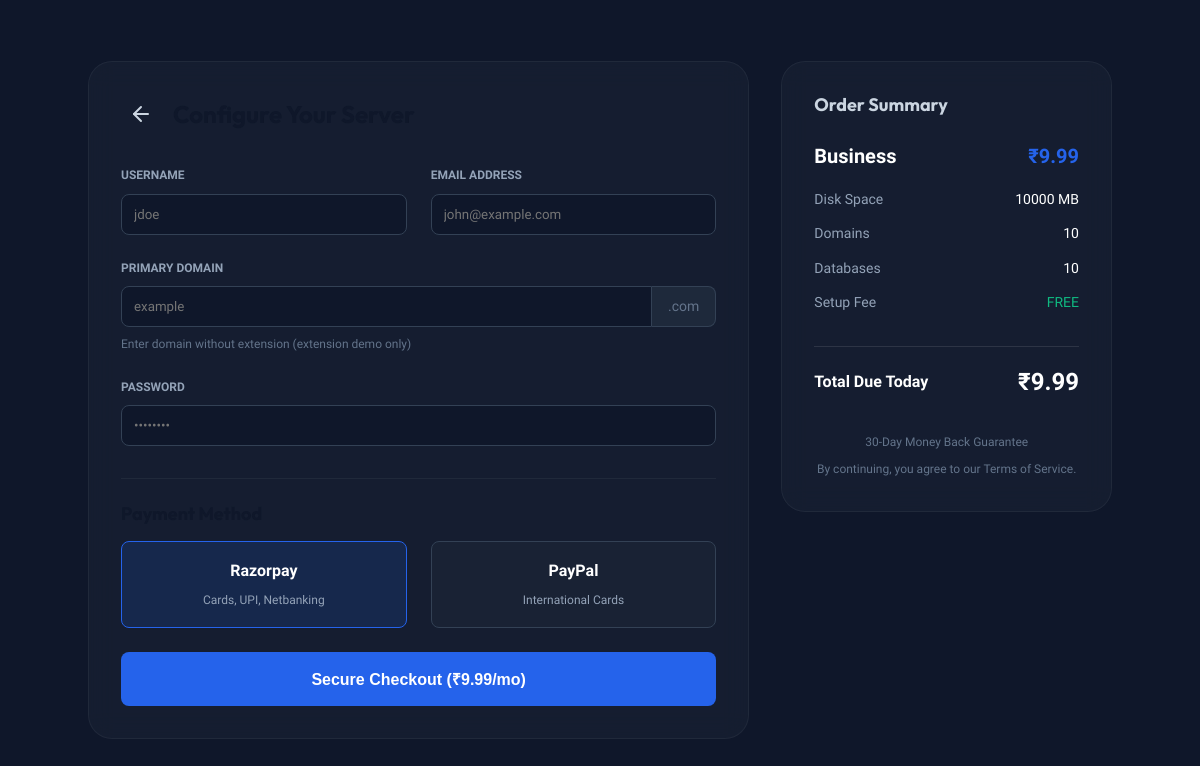
Page /landing/checkout.php?pkg=2 on the earlier database version.
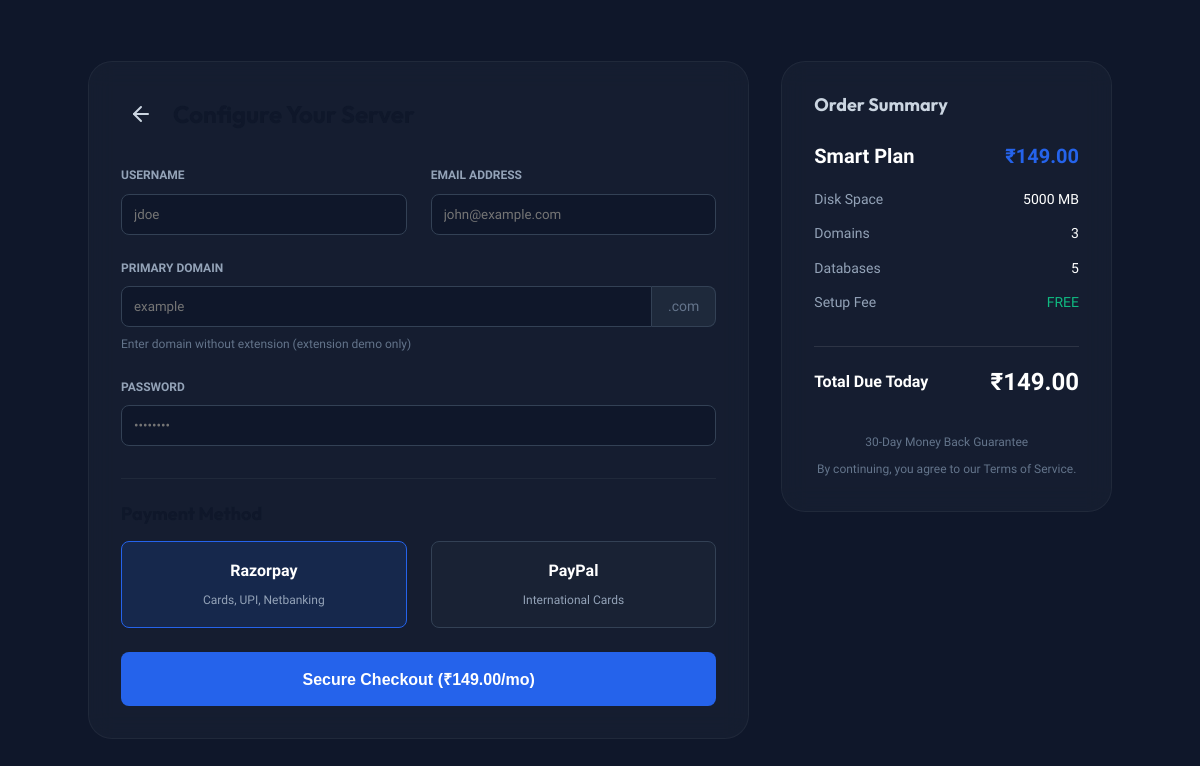
Same page on the later database version.
### tables this page shows
CREATE TABLE IF NOT EXISTS packages (
    id INT AUTO_INCREMENT PRIMARY KEY,
    name VARCHAR(100) NOT NULL,
    price DECIMAL(10,2) DEFAULT 0.00,
    disk_mb INT DEFAULT 1000,
    max_domains INT DEFAULT 1,
    max_emails INT DEFAULT 10,
    max_databases INT DEFAULT 5,
    features TEXT,
    created_at TIMESTAMP DEFAULT CURRENT_TIMESTAMP
);

### landing/checkout.php (the view, shortened to what this page needs)
<?php
require_once __DIR__ . '/../shared/config.php';
$pkg_id = $_GET['pkg'] ?? 0;
try {
    $stmt = $pdo->prepare("SELECT * FROM packages WHERE id = ?");
    $stmt->execute([$pkg_id]);
    $package = $stmt->fetch(PDO::FETCH_ASSOC);
} catch (PDOException $e) {
    $package = null;
}
?>
<!DOCTYPE html>
<html lang="en">
<head>
    <link rel="stylesheet" href="/shared/assets/css/modern-design.css">
</head>
<body>
    <div class="checkout-container">
        <div class="glass-panel-dark">
            <div style="display:flex;align-items:center;gap:0.75rem;margin-bottom:2rem;">
                <a href="index.php" class="back-btn"><i data-lucide="arrow-left"></i></a>
                <h1 style="font-size:1.5rem;font-family:'Outfit',sans-serif;font-weight:700;">Configure Your Server</h1>
            </div>
            <form id="checkoutForm">
                <div class="grid-2" style="margin-bottom:1.5rem;">
                    <div>
                        <label class="label">Username</label>
                        <input type="text" name="username" required pattern="[a-z0-9]{3,16}"
                            title="Lowercase, numbers, 3-16 chars" class="dark-input" placeholder="jdoe">
                    </div>
                    <div>
                        <label class="label">Email Address</label>
                        <input type="email" name="email" required class="dark-input" placeholder="john@example.com">
                    </div>
                </div>
                <div style="margin-bottom:1.5rem;">
                    <label class="label">Primary Domain</label>
                    <div class="domain-input-group">
                        <input type="text" name="domain" required class="dark-input" placeholder="example">
                        <span class="domain-addon">.com</span>
                    </div>
                    <p style="font-size:0.75rem;color:var(--slate-500);margin-top:0.5rem;">Enter domain without
                        extension (extension demo only)</p>
                </div>
                <div style="margin-bottom:2rem;">
                    <label class="label">Password</label>
                    <input type="password" name="password" required minlength="8" class="dark-input"
                        placeholder="••••••••">
                </div>
                <div style="border-top:1px solid rgba(255,255,255,0.05);padding-top:1.5rem;">
                    <h3 style="font-size:1.125rem;font-weight:700;margin-bottom:1rem;">Payment Method</h3>
                    <div class="grid-2">
                        <label>
                            <div class="payment-option">
                                <span style="font-weight:700;">Razorpay</span>
                                <span style="font-size:0.75rem;color:var(--slate-400);">Cards, UPI, Netbanking</span>
                            </div>
                        </label>
                        <label>
                            <div class="payment-option">
                                <span style="font-weight:700;">PayPal</span>
                                <span style="font-size:0.75rem;color:var(--slate-400);">International Cards</span>
                            </div>
                        </label>
                    </div>
                </div>
                <button type="submit" id="payBtn" class="btn-checkout">
                    Secure Checkout (₹<?= number_format($package['price'], 2) ?>/mo)
                </button>
            </form>
        </div>
        <div class="glass-panel-dark" style="height:fit-content;">
            <h3 style="font-size:1.125rem;font-weight:700;margin-bottom:1.5rem;color:var(--slate-300);">Order Summary
            </h3>
            <div style="display:flex;justify-content:space-between;align-items:center;margin-bottom:1rem;">
                <span style="font-weight:700;font-size:1.25rem;"><?= htmlspecialchars($package['name']) ?></span>
                <span
                    style="font-weight:700;font-size:1.25rem;color:var(--primary);">₹<?= number_format($package['price'], 2) ?></span>
            </div>
            <ul class="summary-list">
                <li><span>Disk Space</span> <span><?= $package['disk_mb'] ?> MB</span></li>
                <li><span>Domains</span> <span><?= $package['max_domains'] ?></span></li>
                <li><span>Databases</span> <span><?= $package['max_databases'] ?></span></li>
                <li><span>Setup Fee</span> <span class="text-emerald-400">FREE</span></li>
            </ul>
            <div
                style="border-top:1px solid rgba(255,255,255,0.1);padding-top:1rem;display:flex;justify-content:space-between;align-items:center;">
                <span style="font-weight:700;">Total Due Today</span>
                <span
                    style="font-weight:700;font-size:1.5rem;color:white;">₹<?= number_format($package['price'], 2) ?></span>
            </div>
            <div style="margin-top:2rem;font-size:0.75rem;color:var(--slate-500);text-align:center;">
                <p>30-Day Money Back Guarantee</p>
                <p style="margin-top:0.5rem;">By continuing, you agree to our Terms of Service.</p>
            </div>
        </div>
    </div>
</body>
</html>

### shared/assets/css/modern-design.css (style rules this page uses)
:root { --primary: #2563eb; --primary-hover: #1d4ed8; --primary-light: rgba(37, 99, 235, 0.1); --secondary: #4f46e5; --secondary-hover: #4338ca; --accent-purple: #7c3aed; --accent-emerald: #10b981; --accent-amber: #f59e0b; --accent-red: #ef4444; --slate-50: #f8fafc; --slate-100: #f1f5f9; --slate-200: #e2e8f0; --slate-300: #cbd5e1; --slate-400: #94a3b8; --slate-500: #64748b; --slate-600: #475569; --slate-700: #334155; --slate-800: #1e293b; --slate-900: #0f172a; --bg-body: var(--slate-50); --bg-surface: #ffffff; --bg-glass: rgba(255, 255, 255, 0.85); --text-primary: var(--slate-900); --text-secondary: var(--slate-500); --text-muted: var(--slate-400); --shadow-sm: 0 1px 2px 0 rgba(0, 0, 0, 0.05); --shadow-md: 0 4px 6px -1px rgba(0, 0, 0, 0.1), 0 2px 4px -1px rgba(0, 0, 0, 0.06); --shadow-lg: 0 10px 15px -3px rgba(0, 0, 0, 0.1), 0 4px 6px -2px rgba(0, 0, 0, 0.05); --shadow-glow: 0 0 20px rgba(37, 99, 235, 0.2); --radius-sm: 0.375rem; --radius-md: 0.5rem; --radius-lg: 1rem; --radius-xl: 1.5rem; --radius-full: 9999px; --transition-fast: 0.15s ease; --transition-normal: 0.3s ease; }
*, *::before, *::after { box-sizing: border-box; margin: 0; padding: 0; }
html { font-size: 16px; scroll-behavior: smooth; }
body { font-family: 'Plus Jakarta Sans', sans-serif; background-color: var(--bg-body); color: var(--text-primary); line-height: 1.6; -webkit-font-smoothing: antialiased; }
h1, h2, h3, h4, h5, h6 { font-family: 'Outfit', sans-serif; font-weight: 700; color: var(--text-primary); line-height: 1.2; }
a { color: var(--primary); text-decoration: none; transition: color var(--transition-fast); }

### landing/checkout.php (style rules this page uses)
body { background-color: var(--slate-900); color: var(--slate-50); min-height: 100vh; display: flex; align-items: center; justify-content: center; padding: 2.5rem 1rem; }
.checkout-container { width: 100%; max-width: 1024px; display: grid; grid-template-columns: 1fr; gap: 2rem; }
@media (min-width: 1024px) { .checkout-container { grid-template-columns: 2fr 1fr; } }
.glass-panel-dark { background: rgba(30, 41, 59, 0.4); backdrop-filter: blur(12px); border: 1px solid rgba(255, 255, 255, 0.05); border-radius: var(--radius-xl); padding: 2rem; color: white; }
.dark-input { width: 100%; background: var(--slate-900); border: 1px solid var(--slate-700); border-radius: var(--radius-md); padding: 0.75rem; color: white; outline: none; transition: all 0.3s; font-family: inherit; }
.domain-input-group { display: flex; }
.domain-input-group .dark-input { border-top-right-radius: 0; border-bottom-right-radius: 0; }
.domain-addon { background: var(--slate-800); border: 1px solid var(--slate-700); border-left: none; border-top-right-radius: var(--radius-md); border-bottom-right-radius: var(--radius-md); padding: 0 1rem; display: flex; align-items: center; color: var(--slate-500); font-size: 0.875rem; }
.payment-option { cursor: pointer; padding: 1rem; border-radius: var(--radius-md); border: 1px solid var(--slate-700); background: rgba(30, 41, 59, 0.5); text-align: center; transition: all 0.3s; display: flex; flex-direction: column; align-items: center; gap: 0.5rem; }
.payment-radio:checked+.payment-option { border-color: var(--primary); background: rgba(37, 99, 235, 0.15); }
.grid-2 { display: grid; gap: 1.5rem; }
@media (min-width: 768px) { .grid-2 { grid-template-columns: 1fr 1fr; } }
.label { display: block; font-size: 0.75rem; font-weight: 700; color: var(--slate-400); text-transform: uppercase; margin-bottom: 0.5rem; }
.back-btn { display: inline-flex; padding: 0.5rem; border-radius: var(--radius-md); color: var(--slate-300); transition: all 0.2s; }
.summary-list { list-style: none; padding: 0; margin: 0 0 2rem 0; }
.summary-list li { display: flex; justify-content: space-between; margin-bottom: 0.75rem; color: var(--slate-400); font-size: 0.875rem; }
.summary-list li span:last-child { color: white; font-weight: 500; }
.btn-checkout { width: 100%; padding: 1rem; background: var(--primary); color: white; font-weight: 700; border-radius: var(--radius-md); border: none; cursor: pointer; transition: all 0.3s; margin-top: 1.5rem; font-size: 1rem; }
.text-emerald-400 { color: var(--accent-emerald) !important; }

Differences in the rows shown:
changed packages: price "9.99" → "149.00"; name "Business" → "Smart Plan"; disk_mb "10000" → "5000"; max_domains "10" → "3"; max_databases "10" → "5"
